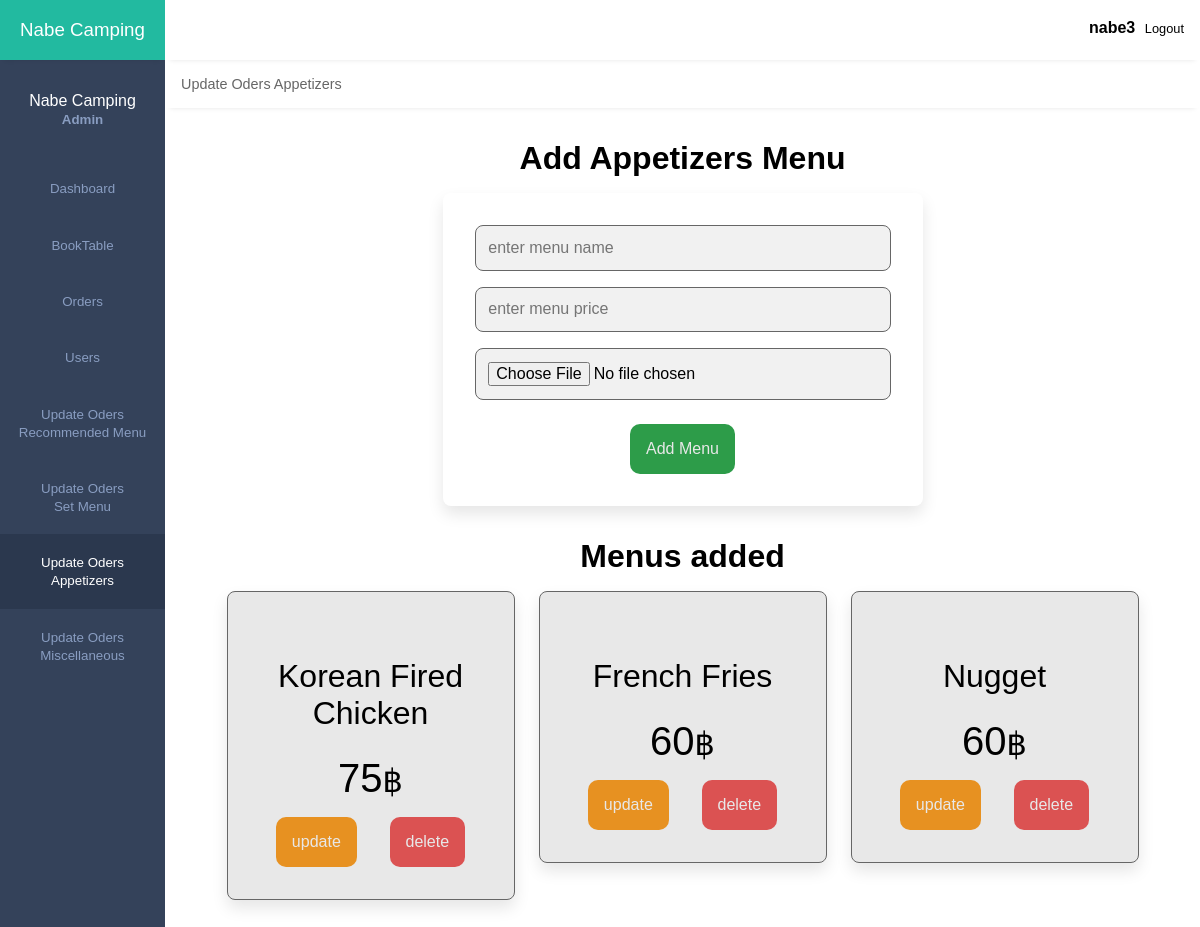
/updateoder_app.php (signed in), run on the app's committed database.
### tables this page shows
CREATE TABLE `updatemenu_app` (
  `id3` int(10) UNSIGNED NOT NULL,
  `name` varchar(100) NOT NULL,
  `price` int(10) NOT NULL,
  `image` varchar(100) NOT NULL
);

### updateoder_app.php (the view, shortened to what this page needs)
<?php
    include('config.php');
?>
<!DOCTYPE html>
<html lang="en">
<head>
    <link rel="stylesheet" href="css/dashboardadmin.css">
    <link rel="stylesheet" href="css/updatemenu.css">
    <link rel="stylesheet" href="https://maxst.icons8.com/vue-static/landings/line-awesome/line-awesome/1.3.0/css/line-awesome.min.css">
</head>
<body>
    <div class="sidebar">
        <div class="side-header">
            <h3><span>Nabe Camping</span></h3>
        </div>
        <div class="side-content">
            <div class="profile">
                <h4>Nabe Camping</h4>
                <small>Admin</small>
            </div>
            <div class="side-menu">
                <ul>
                    <li>
                       <a href="dashboard.php">
                            <small>Dashboard</small>
                        </a>
                    </li>
                       <a href="booking.php">
                            <small>BookTable</small>
                        </a>
                    <li>
                       <a href="Oders.php">
                            <small>Orders</small>
                        </a>
                    </li>
                    <li>
                       <a href="aduser.php">
                            <small>Users</small>
                        </a>
                    </li>
                    <li>
                       <a href="updateoder_rec.php">
                            <small>Update Oders <br>Recommended Menu </small>
                        </a>
                    </li>
                    <li>
                       <a href="updateoder_set.php">
                            <small>Update Oders <br>Set Menu</small>
                        </a>
                    </li>
                    <li>
                       <a href="updateoder_app.php" class="active">
                            <small>Update Oders <br>Appetizers</small>
                        </a>
                    </li>
                    <li>
                       <a href="updateoder_mis.php">
                            <small>Update Oders <br> Miscellaneous </small>
                        </a>
                    </li>
                </ul>
            </div>
        </div>
    </div>
    <div class="main-content">
        <header>
            <div class="header-content">
                <div class="header-menu">
                    <div class="user">
                        <?php if (isset($_SESSION['username'])) : ?>
                        <p class="usernametext"><strong><?php echo $_SESSION['username'] ; ?></strong></p>
                        <a href="aduser.php?logout='1'"><span class="las la-power-off"></span></a>
                        <a href="aduser.php?logout='1'"><span class ="btnlogout">Logout</span></a>
                        <?php endif ?>
                    </div>
                </div>
            </div>
        </header>
        <main>
                <div class="records table-responsive">
                    <div class="record-header">
                        <div class="add">
                            <span>Update Oders Appetizers</span>
                        </div>
                    </div>
        </main>
        <section class="add_menu">
            <h1 class="heading">Add Appetizers Menu</h1>
            <form action="updateoder_db.php" method="POST" enctype="multipart/form-data">
                <input type="text" class="box" required maxlenght="100" placeholder="enter menu name" name="name">
                <input type="number" min="0" class="box" required max="999999999" placeholder="enter menu price" onkeypress="if(this.value.length == 10) return false;" name="price">
                <input type="file" name="image" accept="image/jpg, image/jpeg, image/PNG , image/JPG, image/JPEG, image/png" class="box" required>
                <div class="add_menu_btn"><input type="submit" value="Add Menu" class="btn3 primary-btn3" name="add_menua"></div>
            </form>
        </section>
        <section class="showmenu">
            <h1 class="heading">Menus added</h1>
            <div class="box-container">
                <?php
                    $select_menu = $con->prepare("SELECT * FROM updatemenu_app");
                    $select_menu->execute();
                    if($select_menu->rowCount() > 0){
                        while($fetch_menu = $select_menu->fetch(PDO::FETCH_ASSOC)){
                    ?>
                    <div class="box">
                    <div class="name"><?= $fetch_menu['name']; ?></div>
                    <div class="price"><span><?= $fetch_menu['price']; ?></span>฿</div>
                    <div class="menuadd_btn">
                        <a href="updateoder_app_edit.php?updatea=<?= $fetch_menu['id3']; ?>" class="btn4 primary-btn4">update</a>
                        <a href="updateoder_db.php?deletea=<?= $fetch_menu['id3']; ?>" class="btn5 primary-btn5" onclick="return confirm('delete this menu?');">delete</a>
                    </div>
                    </div>
                    <?php
                        }
                    }else{
                        echo '<p class="empty">No Menu added yet!</p>';
                    }
                ?>
            </div>
        </section>
</body>
</html>

### css/dashboardadmin.css (style rules this page uses)
:root { --main-color: #22BAA0; --color-dark: #34425A; --text-grey: #B0B0B0; --black1 :#000000; --green: #2d9c49; --white1: #e8e8e8; --red : #db5252; --orange: #e79121; }
.btnlogout { color: var(--black1); }
* { margin: 0; padding: 0; text-decoration: none; list-style-type: none; box-sizing: border-box; font-family: 'Merriweather', sans-serif; }
.btnlogout { font-family: 'Merriweather', sans-serif; }
.sidebar { position: fixed; height: 100%; width: 165px; left: 0; bottom: 0; top: 0; z-index: 100; background: var(--color-dark); transition: left 300ms; }
.side-header { box-shadow: 0px 5px 5px -5px rgb(0 0 0 /10%); background: var(--main-color); height: 60px; display: flex; justify-content: center; align-items: center; }
.side-header h3, side-head span { color: #fff; font-weight: 400; }
.side-content { height: calc(100vh - 60px); overflow: auto; }
.profile { text-align: center; padding: 2rem 0rem; }
.profile h4 { color: #fff; font-weight: 500; }
.profile small { color: #899DC1; font-weight: 600; }
.sidebar { overflow-y: auto; }
.side-menu ul { text-align: center; }
.side-menu a { display: block; padding: 1.2rem 0rem; }
.side-menu a.active { background: #2B384E; }
.side-menu a.active span, .side-menu a.active small { color: #fff; }
.side-menu a span, .side-menu a small { color: #899DC1; }
.main-content { margin-left: 165px; width: calc(100% - 165px); transition: margin-left 300ms; }
header { position: fixed; right: 0; top: 0; left: 165px; z-index: 100; height: 60px; box-shadow: 0px 5px 5px -5px rgb(0 0 0 /10%); background: #fff; transition: left 300ms; }
.header-content, .header-menu { display: flex; align-items: center; }
.header-content { justify-content: space-between; padding: 0rem 1rem; padding-top: 1.2rem; }
.header-menu { justify-content: flex-end; }
.user { display: flex; align-items: center; }
.usernametext { font-size: 1rem; text-align: center; }
.user span:last-child { display: inline-block; margin-left: .3rem; font-size: .8rem; }
main { margin-top: 60px; }
.records { box-shadow: 0px 5px 5px -5px rgb(0 0 0 / 10%); background: #fff; border-radius: 3px; }
.record-header { padding: 1rem; display: flex; justify-content: space-between; align-items: center; }
.add, .browse { display: flex; align-items: center; }
.add span { display: inline-block; margin-right: .6rem; font-size: .9rem; color: #666; }
input, button, select { outline: none; }
.table-responsive { width: 100%; overflow: auto; }

### data on the page
updatemenu_app: name "Korean Fired Chicken", price "75"
updatemenu_app: name "French Fries", price "60"
updatemenu_app: name "Nugget", price "60"

### other printed values
$_SESSION['username'] "nabe3"
